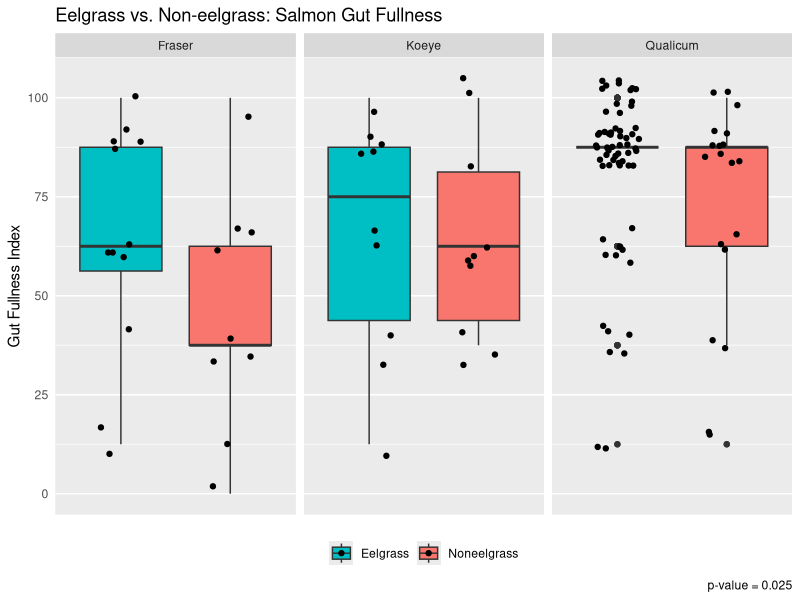
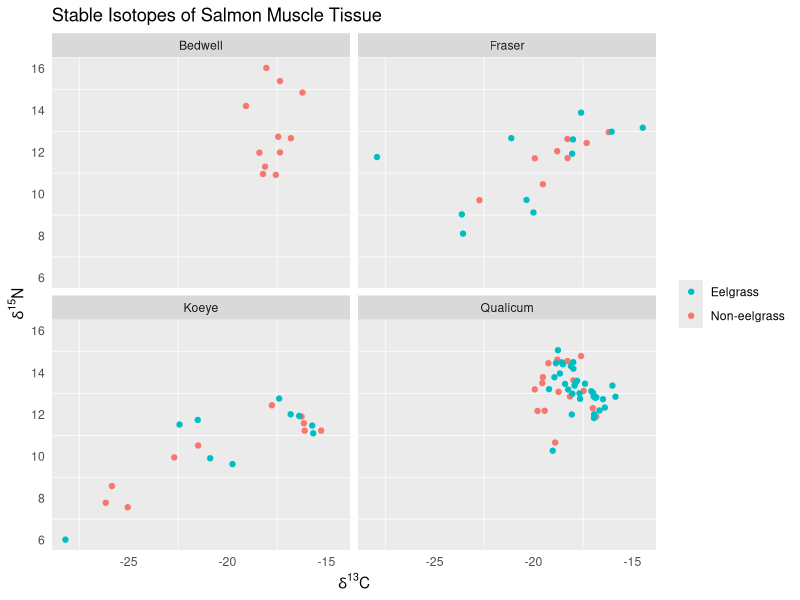

Write R code to recreate these figures, in order. (Note: this script raises an error after producing the figures.)
#EEEEELGRAAAAASS PROOOOOJEEEEECT

setwd("~/Desktop")
#so it knows where to find my gosh darn files! :)

eelgrass <- read.csv(file="eel.csv", stringsAsFactors=FALSE, strip.white=TRUE, na.strings=c("NA",""))
#upload a simple version of raw data file

library(tidyverse)
#load library for ggplot and whatnot

eel <- mutate(eelgrass, Eelsite = paste(Site, Eelgrass, sep = " "))
#make a variable with both site and habitat, separated by a space

#first we'll work with the gut fullness aspect ~

eel$GFI[which(eel$GFI == "0-25")] <- "0-25%"
#fixing a typo, oopsie!

eel$GFI[which(eel$GFI == "0%")] <- "0"
eel$GFI[which(eel$GFI == "0-25%")] <- "12.5"
eel$GFI[which(eel$GFI == "25-50%")] <- "37.5"
eel$GFI[which(eel$GFI == "50-75%")] <- "62.5"
eel$GFI[which(eel$GFI == "75-100%")] <- "87.5"
eel$GFI[which(eel$GFI == "100%")] <- "100"
#changing ranges to something measurable

eel$GFI <- as.numeric(eel$GFI)
#changing from character to numeric

eel$Eelgrass <- as.factor(eel$Eelgrass)
#changing to factor to reflect the two different "levels"

eel$Eelgrass <- factor(eel$Eelgrass, levels(eel$Eelgrass)[c(2, 1)])
#rearranging levels for the sake of the ggplot visuals

gut <- eel %>%
  group_by(ID) %>%
  summarize(GFI=first(GFI), Eelgrass=first(Eelgrass),
            Site=first(Site), Eelsite=first(Eelsite)) %>%
  filter(Site != "Bedwell")
#need to organize data by each fish not by each prey item per fish
#also want to leave out Bedwell since it is useless for comparing

#Gut Fullness Graph!
ggplot(gut, aes(x=Eelgrass, y=GFI, fill=Eelgrass))+ 
  geom_boxplot()+
  facet_wrap(~Site)+
  labs(y="Gut Fullness Index", x=NULL, caption="p-value = 0.025",
       title="Eelgrass vs. Non-eelgrass: Salmon Gut Fullness")+
  theme(axis.text.x=element_blank(), axis.ticks=element_blank(),
        legend.position = "bottom", legend.title = element_blank(),
        panel.grid.major.x = element_blank())+
  scale_x_discrete(limits=c("Eelgrass", "Noneelgrass")) +
  scale_fill_discrete(breaks=c("Eelgrass", "Noneelgrass"))+
  geom_jitter(width=0.2)
#this is the most I can do to modify this, ask for feedback...

#working on a t-test for GFI values (not including bedwell)
#y1 <- filter(gut, Eelgrass == "Eelgrass")
#ya <- as.vector(y1[["GFI"]])
#create first vector for eelgrass
#y2 <- filter(gut, Eelgrass == "Noneelgrass")
#yb <- as.vector(y2[["GFI"]])
#create second vector for noneelgrass
#yc <- length(ya)-length(yb)
#yd <- rep_len(NA, yc)
#have to have same sample sizes, difference calculated using length
#ye <- c(yb, yd)
#our completed noneelgrass vector with the right sample size
#t.test(ya, ye)
#results give p-value=0.02529, are able to reject null hypothesis!
#hash-tagged out because I don't need to keep running this code.

#switching it up to isotope work now ~

isotope <- read.csv(file="iso.csv", stringsAsFactors=FALSE, strip.white=TRUE, na.strings=c("NA",""))
#loading/reading isotope data in

iso <- mutate(isotope, Eelsite = paste(Site, Eelgrass, sep = " "))
#add variable w/eelgrass site just other dataframe (necessary tho?)

iso$Eelgrass <- as.factor(iso$Eelgrass)
#changing to factor to reflect the two different "levels"

iso$Eelgrass <- factor(iso$Eelgrass, levels(iso$Eelgrass)[c(2, 1)])
#rearranging levels for the sake of the ggplot visuals

#Isotope Graph!
ggplot(iso, aes(carb, nitro))+
  geom_point(aes(color=Eelgrass)) + facet_wrap(~ Site) +
  labs(x=expression(paste(delta^"13","C")),
       y=expression(paste(delta^"15","N")),
       title= "Stable Isotopes of Salmon Muscle Tissue")+
  theme(axis.ticks=element_blank(), legend.title=element_blank(),
        panel.grid.major = element_blank())+
  guides(color = guide_legend(reverse = TRUE))
#A beautiful scatterplot plot with all the right features (finally)

#working on diet data now, to graph abundance and whatnot! ~

eel$Group <- as.factor(eel$Group)
#changing to factor to reflect the different "levels" of prey items

#replace groups since there's too many
eel$Group[which(eel$Group=="Arachnid")] <- "Insect"
eel$Group[which(eel$Group=="Crustacean")] <- "Arthropod"
eel$Group[which(eel$Group=="Caprellid")] <- "Amphipod"
eel$Group[which(eel$Group=="Corophiid")] <- "Amphipod"
eel$Group[which(eel$Group=="Hyperiid")] <- "Amphipod"
eel$Group[which(eel$Group=="Gammarid")] <- "Amphipod"
eel$Group[which(eel$Group=="Calanoid")] <- "Copepod"
eel$Group[which(eel$Group=="Harpacticoid")] <- "Copepod"
eel$Group[which(eel$Group=="Cyclopoid/Poecilostomatoid")] <- "Copepod"
eel$Group[which(eel$Group=="Malacostracan")] <- "Arthropod"
eel$Group <- as.character(eel$Group) #change to create new "level"
eel$Group[which(eel$Group=="Digested food")] <- "Digested/Other"
eel$Group[which(eel$Group=="Detritus")] <- "Digested/Other"
eel$Group[which(eel$Group=="Diatom")] <- "Digested/Other"
eel$Group[which(eel$Group=="Parasite")] <- "Digested/Other"
eel$Group[which(eel$Group=="Octopus")] <- "Digested/Other"
eel$Group[which(eel$Group=="Cyphonaut")] <- "Digested/Other"
eel$Group[which(eel$Group=="Bivalve")] <- "Digested/Other"
eel$Group[which(eel$Group=="Chaetognath")] <- "Digested/Other"
eel$Group[which(eel$Group=="Polychaete")] <- "Digested/Other"
eel$Group[which(eel$Group=="Pteropod")] <- "Digested/Other"
eel$Group[which(eel$Group=="Cnidarian")] <- "Digested/Other"
eel$Group[which(eel$Group=="Cumacean")] <- "Arthropod"
eel$Group[which(eel$Group=="Euphausiid")] <- "Arthropod"
eel$Group[which(eel$Group=="Isopod")] <- "Arthropod"
eel$Group[which(eel$Group=="Larvacean")] <- "Digested/Other"
eel$Group[which(eel$Group=="Mysid")] <- "Arthropod"
eel$Group[which(eel$Group=="Cladoceran")] <- "Arthropod"
eel$Group[which(eel$Group=="Ostracod")] <- "Arthropod"
#switching the class back and forth gets rid of empty levels
eel$Group <- as.factor(eel$Group)
eel$Group <- as.character(eel$Group)
eel$Group <- as.factor(eel$Group)
levels(eel$Group)
#there, it's more simple to work with now!

#group together prey so there's no repeated rows for multiple prey
filt <- filter(eel, Group=="Amphipod")
amph <- filt %>%
  group_by(filt$ID) %>%
  summarize(ID=first(ID), abd=sum(Abundance), bio=sum(Biomass), Group=first(Group),
            Eelsite=first(Eelsite), Eelgrass=first(Eelgrass), Site=first(Site)) %>%
  select(ID, abd, bio, Group, Eelsite, Eelgrass, Site)
#HOLY GUACAMOLE I THINK I GOT IT TO FINALLY WOOOOORK! FOR REAL THO!

filt <- filter(eel, Group=="Arthropod")
arth <- filt %>%
  group_by(filt$ID) %>%
  summarize(ID=first(ID), abd=sum(Abundance), bio=sum(Biomass), Group=first(Group),
            Eelsite=first(Eelsite), Eelgrass=first(Eelgrass), Site=first(Site)) %>%
  select(ID, abd, bio, Group, Eelsite, Eelgrass, Site)
#first amphipod then arthropod then repeat manually for each prey

filt <- filter(eel, Group=="Barnacle")
barn <- filt %>%
  group_by(filt$ID) %>%
  summarize(ID=first(ID), abd=sum(Abundance), bio=sum(Biomass), Group=first(Group),
            Eelsite=first(Eelsite), Eelgrass=first(Eelgrass), Site=first(Site)) %>%
  select(ID, abd, bio, Group, Eelsite, Eelgrass, Site)

filt <- filter(eel, Group=="Copepod")
cope <- filt %>%
  group_by(filt$ID) %>%
  summarize(ID=first(ID), abd=sum(Abundance), bio=sum(Biomass), Group=first(Group),
            Eelsite=first(Eelsite), Eelgrass=first(Eelgrass), Site=first(Site)) %>%
  select(ID, abd, bio, Group, Eelsite, Eelgrass, Site)

filt <- filter(eel, Group=="Decapod")
deca <- filt %>%
  group_by(filt$ID) %>%
  summarize(ID=first(ID), abd=sum(Abundance), bio=sum(Biomass), Group=first(Group),
            Eelsite=first(Eelsite), Eelgrass=first(Eelgrass), Site=first(Site)) %>%
  select(ID, abd, bio, Group, Eelsite, Eelgrass, Site) %>%
  print(head(deca))

filt <- filter(eel, Group=="Digested/Other")
digf <- filt %>%
  group_by(filt$ID) %>%
  summarize(ID=first(ID), abd=sum(Abundance), bio=sum(Biomass), Group=first(Group),
            Eelsite=first(Eelsite), Eelgrass=first(Eelgrass), Site=first(Site)) %>%
  select(ID, abd, bio, Group, Eelsite, Eelgrass, Site)

filt <- filter(eel, Group=="Fish")
fish <- filt %>%
  group_by(filt$ID) %>%
  summarize(ID=first(ID), abd=sum(Abundance), bio=sum(Biomass), Group=first(Group),
            Eelsite=first(Eelsite), Eelgrass=first(Eelgrass), Site=first(Site)) %>%
  select(ID, abd, bio, Group, Eelsite, Eelgrass, Site)

filt <- filter(eel, Group=="Insect")
inse <- filt %>%
  group_by(filt$ID) %>%
  summarize(ID=first(ID), abd=sum(Abundance), bio=sum(Biomass), Group=first(Group),
            Eelsite=first(Eelsite), Eelgrass=first(Eelgrass), Site=first(Site)) %>%
  select(ID, abd, bio, Group, Eelsite, Eelgrass, Site)

neweel <- rbind(amph, arth, barn, cope, deca, digf, fish, inse)
#my fabulous new dataframe with prey abd and biom grouped together!

str(neweel)
#just double checking that the data is as it should be

#Now... Have to take the ave. abundances for each region/habitat!
filt <- filter(neweel, Group=="Amphipod")
Amph <- filt %>%
  group_by(filt$Eelsite) %>%
  summarize(Eelsite=first(Eelsite), Abd=mean(abd), Bio=mean(bio),
            Group=first(Group),Eelgrass=first(Eelgrass), Site=first(Site)) %>%
  select(Eelsite, Abd, Bio, Group, Eelgrass, Site)
#copying the layout of the last transformation but for diff purpose

filt <- filter(neweel, Group=="Arthropod")
Arth <- filt %>%
  group_by(filt$Eelsite) %>%
  summarize(Eelsite=first(Eelsite), Abd=mean(abd), Bio=mean(bio),
            Group=first(Group),Eelgrass=first(Eelgrass), Site=first(Site)) %>%
  select(Eelsite, Abd, Bio, Group, Eelgrass, Site)
#first amphipod then arthropod then repeat manually for each prey

filt <- filter(neweel, Group=="Barnacle")
Barn <- filt %>%
  group_by(filt$Eelsite) %>%
  summarize(Eelsite=first(Eelsite), Abd=mean(abd), Bio=mean(bio),
            Group=first(Group),Eelgrass=first(Eelgrass), Site=first(Site)) %>%
  select(Eelsite, Abd, Bio, Group, Eelgrass, Site)

filt <- filter(neweel, Group=="Copepod")
Cope <- filt %>%
  group_by(filt$Eelsite) %>%
  summarize(Eelsite=first(Eelsite), Abd=mean(abd), Bio=mean(bio),
            Group=first(Group),Eelgrass=first(Eelgrass), Site=first(Site)) %>%
  select(Eelsite, Abd, Bio, Group, Eelgrass, Site)

filt <- filter(neweel, Group=="Decapod")
Deca <- filt %>%
  group_by(filt$Eelsite) %>%
  summarize(Eelsite=first(Eelsite), Abd=mean(abd), Bio=mean(bio),
            Group=first(Group),Eelgrass=first(Eelgrass), Site=first(Site)) %>%
  select(Eelsite, Abd, Bio, Group, Eelgrass, Site)

filt <- filter(neweel, Group=="Digested/Other")
Digf <- filt %>%
  group_by(filt$Eelsite) %>%
  summarize(Eelsite=first(Eelsite), Abd=mean(abd), Bio=mean(bio),
            Group=first(Group),Eelgrass=first(Eelgrass), Site=first(Site)) %>%
  select(Eelsite, Abd, Bio, Group, Eelgrass, Site)

filt <- filter(neweel, Group=="Fish")
Fish <- filt %>%
  group_by(filt$Eelsite) %>%
  summarize(Eelsite=first(Eelsite), Abd=mean(abd), Bio=mean(bio),
            Group=first(Group),Eelgrass=first(Eelgrass), Site=first(Site)) %>%
  select(Eelsite, Abd, Bio, Group, Eelgrass, Site)

filt <- filter(neweel, Group=="Insect")
Inse <- filt %>%
  group_by(filt$Eelsite) %>%
  summarize(Eelsite=first(Eelsite), Abd=mean(abd), Bio=mean(bio),
            Group=first(Group),Eelgrass=first(Eelgrass), Site=first(Site)) %>%
  select(Eelsite, Abd, Bio, Group, Eelgrass, Site)

eelgr <- rbind(Amph, Arth, Barn, Cope, Deca, Digf, Fish, Inse)
#my fabulous new dataframe with prey Abd and Biom averaged together

str(eelgr)
#making sure it all looks okay and it does! So now, graphing!

eelgr$Eelgrass <- factor(eelgr$Eelgrass, levels(eelgr$Eelgrass)[c(2, 1)])
#putting eelgrass before noneelgrass for this particular plot

eelgr$Eelsite <- as.factor(eelgr$Eelsite)
#rearranging levels for site and eelgrass

eelgr$Eelsite <- factor(eelgr$Eelsite, levels(eelgr$Eelsite)[c(5, 4, 3, 2, 1, 7, 6)])
#re-ordering levels to make it look nice for graphs!

#Raw Abundance Graph
eelgr %>%
  ggplot(aes(Eelsite, Abd))+
  geom_bar(aes(fill=Group), stat="identity")+
  theme(axis.text.x = element_text(angle=45, hjust=1),
        axis.ticks=element_blank(),
        panel.grid.major = element_blank())+
  coord_flip() +
  labs(title="Average Prey Abundance", x=NULL,
       y="Ave. Abundance (# of organisms)")+
  guides(fill=guide_legend(title="Prey Group"))
#looks amaze now

#Relative Abundance Graph (100% y scale)
ggplot(eelgr, aes(Eelsite, Abd)) +
  geom_bar(aes(fill=Group), position="fill", stat="identity")+
  theme(axis.ticks=element_blank(),
        panel.grid.major = element_blank())+
  coord_flip() +
  labs(title="Relative Prey Abundance", x=NULL, y=NULL)+
  guides(fill=guide_legend(title="Prey Group"))+
  scale_y_continuous(labels=scales::percent)

#Raw Biomass Graph
eelgr %>%
  ggplot(aes(Eelsite, Bio))+
  geom_bar(aes(fill=Group), stat="identity")+
  theme(axis.text.x = element_text(angle=45, hjust=1),
        axis.ticks=element_blank(),
        panel.grid.major = element_blank())+
  coord_flip() +
  labs(title="Average Prey Biomass", x=NULL,
       y="Ave. Biomass (Wet weight, mg)")+
  guides(fill=guide_legend(title="Prey Group"))

#Relative Biomass Graph
eelgr %>%
  ggplot(aes(Eelsite, Bio))+
  geom_bar(aes(fill=Group), position = "fill", stat = "identity")+
  theme(axis.ticks=element_blank(),
        panel.grid.major = element_blank())+
  coord_flip() +
  labs(title="Relative Prey Biomass", x=NULL, y=NULL)+
  guides(fill=guide_legend(title="Prey Group"))+
  scale_y_continuous(labels=scales::percent)

setwd("~/Eelgrass Project")
#in order to commit to Github and track saves and changes and etc!
